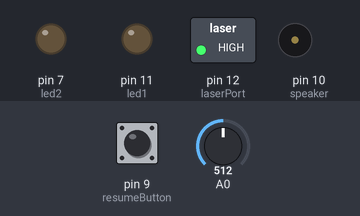
Simulated run of this sketch. Board: Arduino Uno, built with avr-gcc and run on an emulated ATmega328P. On the bench: switched loads named in the sketch (green lamp = pin HIGH), output pins drawn as LEDs (lit = HIGH), buzzer (waves = sounding). The inputs (shaded band) are chosen by the test bench; at power-on: A0 = 512, pin 9 (resumeButton) LOW.

Above: at 14.5 s.
14.6 s: A0 set to 502
At 15.8 s:
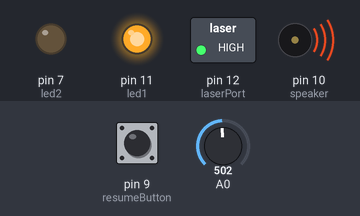
At 17.1 s:
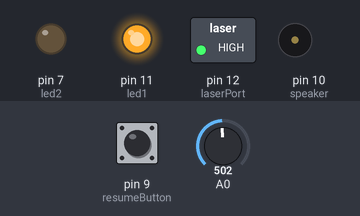
Timing chart, 0 to 18.6 s (numbered marks = the images above; inputs shaded):
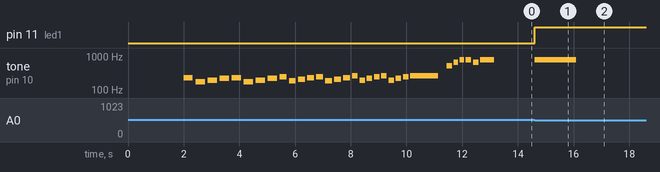

Measured:
- the behaviour switches between 512 and 511 on A0 (found by bisection; images 0 and 1)
- after the input at 14.6 s, pin 11 (led1): LOW → HIGH at once; tone on pin 10 (speaker): silent → 784 Hz at once, → silent 1.5 s later

The sketch:

laser_code.ino
```cpp
#include "pitches.h"
int speaker = 10;
int laserPort = 12;
int led1 = 11;
int led2 = 7;
int resumeButton = 9;

int onLevel = -1;
int offLevel = -1;
boolean tripped = false;

boolean resume = false;
int goal_1= 0;
int goal_2 = 0;

void setup() {
  pinMode(laserPort, OUTPUT);
  pinMode(led1, OUTPUT);
  pinMode(led2, OUTPUT);
  pinMode(resumeButton, INPUT);

  digitalWrite(led1, LOW);
  digitalWrite(led2, LOW);


  // Check the state of the phototransistor with the laser on
  // and off.  I delay a bit because the rise time on the
  // pins appears to be between 1/10 and 1/100 of a second.
  digitalWrite(laserPort, LOW);
  delay(1000);
  offLevel = analogRead(A0);

  digitalWrite(laserPort, HIGH);
  delay(1000);
  onLevel = analogRead(A0);
playIntro();
}

//Procedure for playing the game Intro on the speaker.
void playIntro() {
  // notes in the melody:
  int intro []  = {
    NOTE_AS3, NOTE_F3, NOTE_G3, NOTE_A3, NOTE_AS3, NOTE_F3, NOTE_G3, NOTE_A3,
    NOTE_B3, NOTE_FS3, NOTE_GS3, NOTE_AS3, NOTE_B3, NOTE_FS3, NOTE_GS3, NOTE_AS3,
    NOTE_C4, NOTE_G3, NOTE_A3, NOTE_B3, NOTE_C4, NOTE_G3, NOTE_A3, NOTE_B3, NOTE_C4,
    NOTE_C5, NOTE_E5, NOTE_G5, NOTE_G5, NOTE_E5, NOTE_G5 };
  // note durations: 4 = quarter note, 8 = eighth note, etc.:
  int noteDurations []  = {
  3, 3, 3, 3, 3, 3, 3, 3, 4, 4, 4, 4, 4, 4, 4, 4, 5, 5, 5, 5, 5, 5, 5, 5, 1, 5, 6, 6, 5, 5, 2};

  for (int thisNote = 0; thisNote < 32; thisNote++) {

    // to calculate the note duration, take one second
    // divided by the note type.
    //e.g. quarter note = 1000 / 4, eighth note = 1000/8, etc.
    int noteDuration = 1000/noteDurations[thisNote];
    tone(speaker, intro[thisNote],noteDuration);

    // to distinguish the notes, set a minimum time between them.
    // the note's duration + 30% seems to work well:
    int pauseBetweenNotes = noteDuration * 1.30;
    delay(pauseBetweenNotes);
    // stop the tone playing:
    noTone(speaker);
  }

}

//Countdown effect after resume of the game.
void playCountdown(){
   tone(speaker, NOTE_G2 , 500);
   delay(1200);
   tone(speaker, NOTE_G2 , 500);
   delay(1200);
   tone(speaker, NOTE_G3 , 1000);
}

//Procedure to stop the game, until a button is pressed.
void playBuzz(){
  tone(speaker, NOTE_G5 , 1500);
  resume = false;
  while(!(resume)){
   int buttonState = digitalRead(resumeButton);
    if(buttonState == HIGH){
      playCountdown();
      resume=true;
    }
  }
  tripped=false;                               //reset the tripwire in false state.
}

void loop() {

  //##########################################################################
  //Procedure that checks for goals.
  delay(1);
  // It must be restart by pressing the resume button afterwards.
  if (!(tripped)) {
    int currentLevel = analogRead(A0);
    // Trip if the light level drops below 25% of on vs. ambient.
    if (currentLevel < onLevel - (onLevel - offLevel) / 4) {
      tripped = true;
      switch(goal_1){
      case 0:
        goal_1 = 1;
        digitalWrite(led1, HIGH);
        playBuzz();
        break;
      case 1:
        goal_1  = 2;
        digitalWrite(led2, HIGH);
        playBuzz();
        break;
      case 2:
        goal_1 = 3;
        playBuzz();
        break;
      }

      delay(1);
    }
  }


}
```

pitches.h
```cpp
/*************************************************
 * Public Constants
 *************************************************/

#define NOTE_B0  31
#define NOTE_C1  33
#define NOTE_CS1 35
#define NOTE_D1  37
#define NOTE_DS1 39
#define NOTE_E1  41
#define NOTE_F1  44
#define NOTE_FS1 46
#define NOTE_G1  49
#define NOTE_GS1 52
#define NOTE_A1  55
#define NOTE_AS1 58
#define NOTE_B1  62
#define NOTE_C2  65
#define NOTE_CS2 69
#define NOTE_D2  73
#define NOTE_DS2 78
#define NOTE_E2  82
#define NOTE_F2  87
#define NOTE_FS2 93
#define NOTE_G2  98
#define NOTE_GS2 104
#define NOTE_A2  110
#define NOTE_AS2 117
#define NOTE_B2  123
#define NOTE_C3  131
#define NOTE_CS3 139
#define NOTE_D3  147
#define NOTE_DS3 156
#define NOTE_E3  165
#define NOTE_F3  175
#define NOTE_FS3 185
#define NOTE_G3  196
#define NOTE_GS3 208
#define NOTE_A3  220
#define NOTE_AS3 233
#define NOTE_B3  247
#define NOTE_C4  262
#define NOTE_CS4 277
#define NOTE_D4  294
#define NOTE_DS4 311
#define NOTE_E4  330
#define NOTE_F4  349
#define NOTE_FS4 370
#define NOTE_G4  392
#define NOTE_GS4 415
#define NOTE_A4  440
#define NOTE_AS4 466
#define NOTE_B4  494
#define NOTE_C5  523
#define NOTE_CS5 554
#define NOTE_D5  587
#define NOTE_DS5 622
#define NOTE_E5  659
#define NOTE_F5  698
#define NOTE_FS5 740
#define NOTE_G5  784
#define NOTE_GS5 831
#define NOTE_A5  880
#define NOTE_AS5 932
#define NOTE_B5  988
#define NOTE_C6  1047
#define NOTE_CS6 1109
#define NOTE_D6  1175
#define NOTE_DS6 1245
#define NOTE_E6  1319
#define NOTE_F6  1397
#define NOTE_FS6 1480
#define NOTE_G6  1568
#define NOTE_GS6 1661
#define NOTE_A6  1760
#define NOTE_AS6 1865
#define NOTE_B6  1976
#define NOTE_C7  2093
#define NOTE_CS7 2217
#define NOTE_D7  2349
#define NOTE_DS7 2489
#define NOTE_E7  2637
#define NOTE_F7  2794
#define NOTE_FS7 2960
#define NOTE_G7  3136
#define NOTE_GS7 3322
#define NOTE_A7  3520
#define NOTE_AS7 3729
#define NOTE_B7  3951
#define NOTE_C8  4186
#define NOTE_CS8 4435
#define NOTE_D8  4699
#define NOTE_DS8 4978
```
